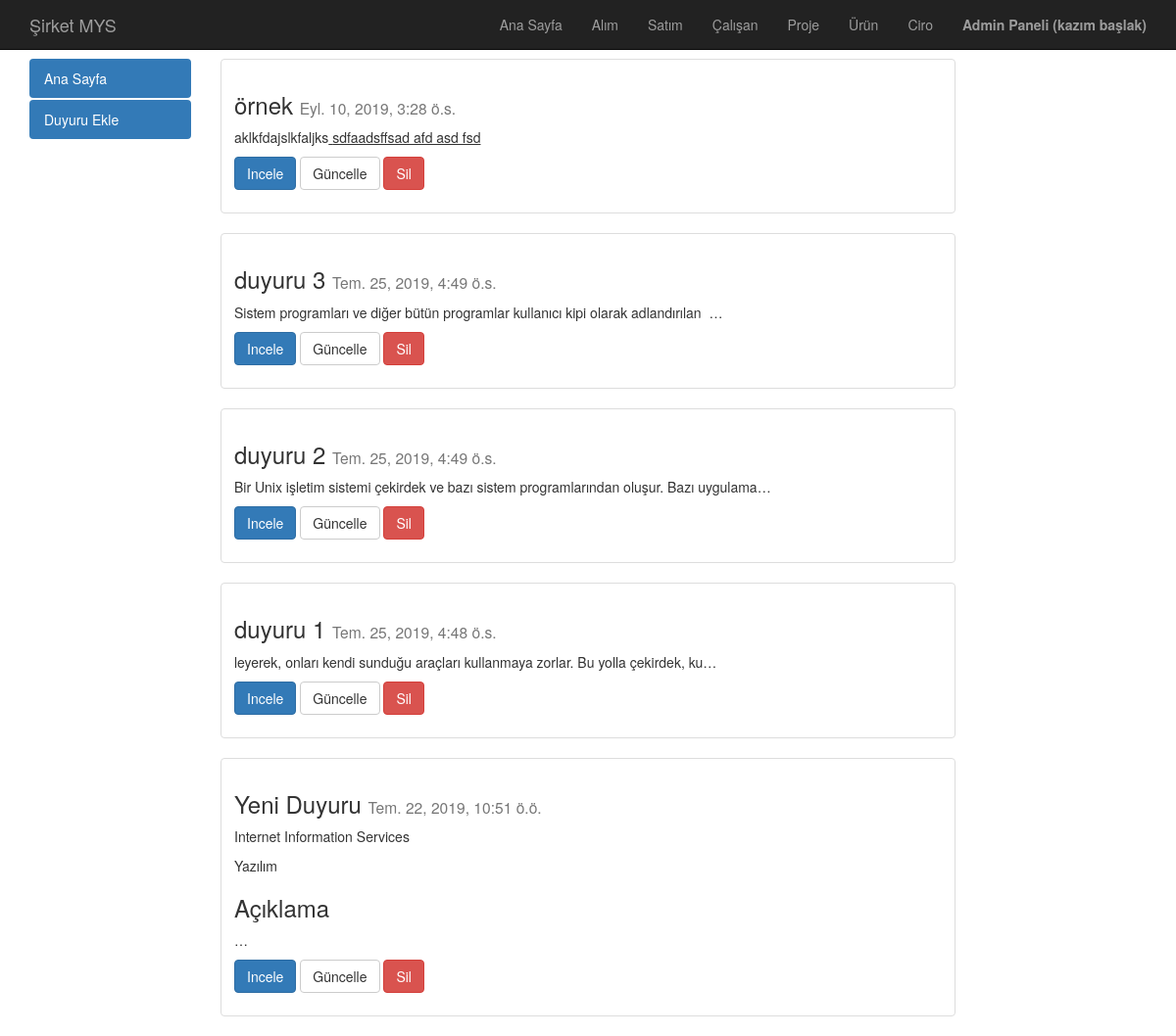
The app's page / (signed in) with its own data.
### home/models.py (models this page shows, shortened)
class Duyuru(models.Model):
    baslik = models.CharField(max_length = 120,verbose_name="Başlık")
    text = RichTextField(verbose_name="İçerik")
    tarih = models.DateTimeField(auto_now_add=True)
    slug = models.SlugField(unique = True,editable=False)
    def get_absolute_url(self):
        return reverse("home:detail",kwargs={"slug":self.slug})
    def get_update_url(self):
        return reverse("home:update",kwargs={"slug":self.slug})
    def get_delete_url(self):
        return reverse("home:delete",kwargs={"slug":self.slug})
    class Meta:
        ordering = ['-tarih']

### home/views.py (the view)
# urls.py: path('',homeIndex,name = 'index'),
def homeIndex(request):
    yetki = getAuthorization(request,"duyuru")#25 permission idsi dir.
    if yetki == -1:
        messages.warning(request,"Erişim için giriş yapınız.")
        return redirect("/admin")
    yetkiAlim = getAuthorization(request,"alim fatura")
    yetkiSatim = getAuthorization(request,"satim fatura")
    yetkiUrun = getAuthorization(request,"urun")
    yetkiCiro = getAuthorization(request,"ciro")
    request.session['yetkiAlim'] = canView(yetkiAlim)
    request.session['yetkiSatim'] = canView(yetkiSatim)
    request.session['yetkiUrun'] = canView(yetkiUrun)
    request.session['yetkiCiro'] = canView(yetkiCiro)
    duyuru = Duyuru.objects.all()
    """calisan = get_object_or_404(Calisan,user = request.user)
    if len(request.user.groups.all()) > 0:
        request.session['group'] = request.user.groups.all()[0].name
    else:
        request.session['group'] = "null"
    request.session['slug'] = calisan.slug"""
    context = {
        'duyuru':duyuru,
        'canAdd':canAdd(yetki),
        'canChange':canChange(yetki),
        'canDelete':canDelete(yetki),
    }
    return render(request,'home/index.html',context)

### calisan/models.py (called while the page is built, shortened)
def getAuthorization(request,name):
    u = request.user
    yetki = 0
    if not u.is_authenticated:
        return -1
    elif u.is_superuser:
        return 15

def canView(authorization):
    return authorization >= 8

def canAdd(authorization):
    return authorization % 2 != 0

def canChange(authorization):
    return authorization == 2 or authorization == 3 or authorization == 6 or authorization == 7 or authorization == 10 or authorization == 11 or authorization == 14 or authorization == 15

def canDelete(authorization):
    return authorization == 4 or authorization == 5 or authorization == 6 or authorization == 7 or authorization == 12 or authorization == 13 or authorization == 14 or authorization == 15

### templates/home/index.html (shortened to what this page needs)
{% extends "base.html" %}
{% block body %}
    <div class="container">
        <div class="row">
            {% include "home/leftnav.html" %}
            <div class="col-sm-8">
            {%for duyuru in duyuru %}
                    <div class="row">
                    <div class="col-sm-12 ">
                        <div class="thumbnail">
                            <div class="caption">
                                <h3>{{duyuru.baslik}} <small>{{duyuru.tarih}}</small></h3>
                                <p>{{duyuru.text|safe|linebreaks|truncatechars:100}}</p>
                                <p>
                                    <a href="{{duyuru.get_absolute_url}}" class="btn btn-primary" role="button">Incele</a>
                                    {% if canChange %}
                                        <a href="{{duyuru.get_update_url}}" class="btn btn-default" role="button">Güncelle</a>
                                    {% endif %}
                                    {% if canDelete %}
                                        <a href="{{duyuru.get_delete_url}}" class="btn btn-danger" role="button">Sil</a></p>
                                    {% endif %}
                            </div>
                        </div>
                    </div>
                </div>
            {%endfor%}
            </div>
        </div>
    </div>
{% endblock body %}

### templates/header.html (shortened to what this page needs)
<head>
</head>
<nav class="navbar navbar-inverse navbar-fixed-top" role="banner">
    <div class="container">
        <div class="navbar-header">
            <a href="{% url 'home:index'%}" class="navbar-brand">Şirket MYS</a>
        </div>
        <nav class="collapse navbar-collapse" role="navigation">
            <ul class="nav navbar-nav navbar-right">
                <li><a href="{% url 'home:index'%}">Ana Sayfa</a></li>
                {% if request.session.yetkiAlim == True  %}
                    <li><a href="{% url 'alim:index' %}">Alım</a></li>
                {% endif %}
                {% if request.session.yetkiSatim == True  %}
                    <li><a href="{% url 'satim:index' %}">Satım</a></li>
                {% endif %}
                <li><a href="{% url 'calisan:index' %}">Çalışan</a></li>
                <li><a href="{% url 'proje:index' %}">Proje</a></li>
                {% if request.session.yetkiUrun == True  %}
                    <li><a href="{% url 'urun:index' %}">Ürün</a></li>
                {% endif %}
                {% if request.session.yetkiCiro == True  %}
                    <li><a href="{% url 'ciro:index' %}">Ciro</a></li>
                {% endif %}
                <li><a href="/admin"><b>Admin Paneli ({{ request.user.get_full_name }})</b></a></li>
            </ul>
        </nav>
    </div>
</nav>

### static/css/style.css (style rules this page uses)
body { margin-top: 60px; }

### records on screen
Duyuru: baslik "örnek", tarih "Eyl. 10, 2019, 3:28 ö.s.", text "aklkfdajslkfaljks sdfaadsffsad afd asd fsd"
Duyuru: baslik "duyuru 3", tarih "Tem. 25, 2019, 4:49 ö.s.", text "Sistem programları ve diğer bütün programlar kullanıcı kipi olarak adlandırılan \u0003…"
Duyuru: baslik "duyuru 2", tarih "Tem. 25, 2019, 4:49 ö.s.", text "Bir Unix işletim sistemi çekirdek ve bazı sistem programlarından oluşur. Bazı uygulama…"
Duyuru: baslik "duyuru 1", tarih "Tem. 25, 2019, 4:48 ö.s.", text "leyerek, onları kendi sunduğu araçları kullanmaya zorlar. Bu yolla çekirdek, ku…"
Duyuru: baslik "Yeni Duyuru", tarih "Tem. 22, 2019, 10:51 ö.ö.", text "Internet Information Services Yazılım Açıklama …"

### other values on screen
{{ request.user.get_full_name }} "kazım başlak"
